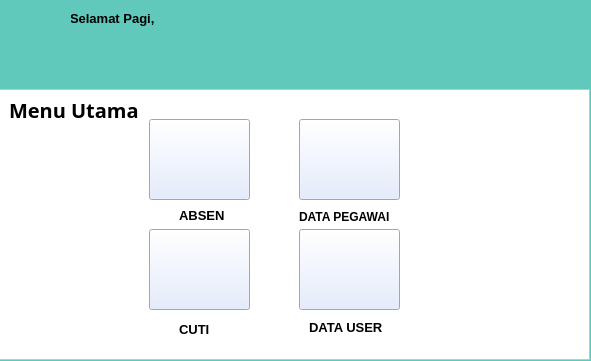
<?xml version="1.0" encoding="UTF-8"?>
<ui version="4.0">
 <class>Form</class>
 <widget class="QWidget" name="Form">
  <property name="geometry">
   <rect>
    <x>0</x>
    <y>0</y>
    <width>591</width>
    <height>361</height>
   </rect>
  </property>
  <property name="windowTitle">
   <string>Form</string>
  </property>
  <property name="styleSheet">
   <string notr="true">background-color:rgb(97, 200, 188)</string>
  </property>
  <widget class="QLabel" name="labelUcapan">
   <property name="geometry">
    <rect>
     <x>70</x>
     <y>10</y>
     <width>91</width>
     <height>16</height>
    </rect>
   </property>
   <property name="font">
    <font>
     <pointsize>10</pointsize>
     <weight>75</weight>
     <bold>true</bold>
    </font>
   </property>
   <property name="text">
    <string>Selamat Pagi,</string>
   </property>
  </widget>
  <widget class="QWidget" name="horizontalLayoutWidget">
   <property name="geometry">
    <rect>
     <x>-1</x>
     <y>89</y>
     <width>591</width>
     <height>271</height>
    </rect>
   </property>
   <layout class="QHBoxLayout" name="horizontalLayout">
    <item>
     <widget class="QFrame" name="frameBackground">
      <property name="styleSheet">
       <string notr="true">background-color:rgb(255, 255, 255)</string>
      </property>
      <property name="frameShape">
       <enum>QFrame::StyledPanel</enum>
      </property>
      <property name="frameShadow">
       <enum>QFrame::Raised</enum>
      </property>
      <widget class="QPushButton" name="pushButtonAbsen">
       <property name="geometry">
        <rect>
         <x>150</x>
         <y>30</y>
         <width>101</width>
         <height>81</height>
        </rect>
       </property>
       <property name="styleSheet">
        <string notr="true">background-color:rgb(222, 231, 255)</string>
       </property>
       <property name="text">
        <string/>
       </property>
       <property name="icon">
        <iconset resource="../Tugas Akhir Kelompok/images.qrc">
         <normaloff>:/gambarlaptop/C:/Users/Nesti/Downloads/hadir-removebg-preview.png</normaloff>:/gambarlaptop/C:/Users/Nesti/Downloads/hadir-removebg-preview.png</iconset>
       </property>
       <property name="iconSize">
        <size>
         <width>45</width>
         <height>45</height>
        </size>
       </property>
      </widget>
      <widget class="QLabel" name="labelMenuUtama">
       <property name="geometry">
        <rect>
         <x>10</x>
         <y>10</y>
         <width>141</width>
         <height>21</height>
        </rect>
       </property>
       <property name="font">
        <font>
         <family>Segoe UI Black</family>
         <pointsize>15</pointsize>
         <weight>75</weight>
         <bold>true</bold>
        </font>
       </property>
       <property name="text">
        <string>Menu Utama</string>
       </property>
      </widget>
      <widget class="QPushButton" name="pushButtonDataPegawai">
       <property name="geometry">
        <rect>
         <x>300</x>
         <y>30</y>
         <width>101</width>
         <height>81</height>
        </rect>
       </property>
       <property name="styleSheet">
        <string notr="true">background-color:rgb(222, 231, 255)</string>
       </property>
       <property name="text">
        <string/>
       </property>
       <property name="icon">
        <iconset resource="../Tugas Akhir Kelompok/images.qrc">
         <normaloff>:/gambarlaptop/C:/Users/Nesti/Downloads/pngtree-vector-edit-profile-icon-png-image_762931-removebg-preview.png</normaloff>:/gambarlaptop/C:/Users/Nesti/Downloads/pngtree-vector-edit-profile-icon-png-image_762931-removebg-preview.png</iconset>
       </property>
       <property name="iconSize">
        <size>
         <width>32</width>
         <height>32</height>
        </size>
       </property>
      </widget>
      <widget class="QPushButton" name="pushButtonCuti">
       <property name="geometry">
        <rect>
         <x>150</x>
         <y>140</y>
         <width>101</width>
         <height>81</height>
        </rect>
       </property>
       <property name="styleSheet">
        <string notr="true">background-color:rgb(222, 231, 255)</string>
       </property>
       <property name="text">
        <string/>
       </property>
       <property name="icon">
        <iconset resource="images.qrc">
         <normaloff>:/gambarlaptop/C:/Users/Nesti/Downloads/WhatsApp_Image_2023-05-24_at_9.21.08_PM-removebg-preview.png</normaloff>:/gambarlaptop/C:/Users/Nesti/Downloads/WhatsApp_Image_2023-05-24_at_9.21.08_PM-removebg-preview.png</iconset>
       </property>
       <property name="iconSize">
        <size>
         <width>47</width>
         <height>47</height>
        </size>
       </property>
      </widget>
      <widget class="QPushButton" name="pushButtonDataUser">
       <property name="geometry">
        <rect>
         <x>300</x>
         <y>140</y>
         <width>101</width>
         <height>81</height>
        </rect>
       </property>
       <property name="styleSheet">
        <string notr="true">background-color:rgb(222, 231, 255)</string>
       </property>
       <property name="text">
        <string/>
       </property>
       <property name="icon">
        <iconset resource="../Tugas Akhir Kelompok/images.qrc">
         <normaloff>:/gambarlaptop/C:/Users/Nesti/Downloads/kisspng-database-computer-icons-computer-servers-clip-art-data-icon-5b35a122b61184.3598761615302413147458-removebg-preview.png</normaloff>:/gambarlaptop/C:/Users/Nesti/Downloads/kisspng-database-computer-icons-computer-servers-clip-art-data-icon-5b35a122b61184.3598761615302413147458-removebg-preview.png</iconset>
       </property>
       <property name="iconSize">
        <size>
         <width>30</width>
         <height>30</height>
        </size>
       </property>
      </widget>
      <widget class="QLabel" name="label_2">
       <property name="geometry">
        <rect>
         <x>180</x>
         <y>120</y>
         <width>47</width>
         <height>13</height>
        </rect>
       </property>
       <property name="font">
        <font>
         <pointsize>10</pointsize>
         <weight>75</weight>
         <bold>true</bold>
        </font>
       </property>
       <property name="text">
        <string>ABSEN</string>
       </property>
      </widget>
      <widget class="QLabel" name="label_3">
       <property name="geometry">
        <rect>
         <x>300</x>
         <y>120</y>
         <width>101</width>
         <height>16</height>
        </rect>
       </property>
       <property name="font">
        <font>
         <pointsize>9</pointsize>
         <weight>75</weight>
         <bold>true</bold>
        </font>
       </property>
       <property name="text">
        <string>DATA PEGAWAI</string>
       </property>
      </widget>
      <widget class="QLabel" name="label_4">
       <property name="geometry">
        <rect>
         <x>180</x>
         <y>230</y>
         <width>41</width>
         <height>20</height>
        </rect>
       </property>
       <property name="font">
        <font>
         <pointsize>10</pointsize>
         <weight>75</weight>
         <bold>true</bold>
        </font>
       </property>
       <property name="text">
        <string>CUTI</string>
       </property>
      </widget>
      <widget class="QLabel" name="label_5">
       <property name="geometry">
        <rect>
         <x>310</x>
         <y>230</y>
         <width>81</width>
         <height>16</height>
        </rect>
       </property>
       <property name="font">
        <font>
         <pointsize>10</pointsize>
         <weight>75</weight>
         <bold>true</bold>
        </font>
       </property>
       <property name="text">
        <string>DATA USER</string>
       </property>
      </widget>
     </widget>
    </item>
   </layout>
  </widget>
  <widget class="QLabel" name="labelDate">
   <property name="geometry">
    <rect>
     <x>70</x>
     <y>50</y>
     <width>41</width>
     <height>21</height>
    </rect>
   </property>
   <property name="text">
    <string/>
   </property>
   <property name="pixmap">
    <pixmap resource="../Tugas Akhir Kelompok/images.qrc">:/gambarlaptop/C:/Users/Nesti/Downloads/4781427-removebg-preview.png</pixmap>
   </property>
   <property name="scaledContents">
    <bool>true</bool>
   </property>
  </widget>
  <widget class="QLabel" name="labelTime">
   <property name="geometry">
    <rect>
     <x>350</x>
     <y>50</y>
     <width>61</width>
     <height>31</height>
    </rect>
   </property>
   <property name="text">
    <string/>
   </property>
   <property name="pixmap">
    <pixmap resource="../Tugas Akhir Kelompok/images.qrc">:/gambarlaptop/C:/Users/Nesti/Downloads/clock-icon-clock-time-symbol-flat-style-design-web-site-icon-logo-app-ui-illustration-eps10-free-vector-removebg-preview.png</pixmap>
   </property>
   <property name="scaledContents">
    <bool>true</bool>
   </property>
  </widget>
  <widget class="QLabel" name="label">
   <property name="geometry">
    <rect>
     <x>0</x>
     <y>0</y>
     <width>71</width>
     <height>71</height>
    </rect>
   </property>
   <property name="text">
    <string/>
   </property>
   <property name="pixmap">
    <pixmap resource="../Tugas Akhir Kelompok/images.qrc">:/gambarlaptop/C:/Users/Nesti/Downloads/pngtree-employee-icon-vector-illustration-in-glyph-style-for-any-purpose-png-image_998315-removebg-preview.png</pixmap>
   </property>
   <property name="scaledContents">
    <bool>true</bool>
   </property>
  </widget>
 </widget>
 <resources>
  <include location="../Tugas Akhir Kelompok/images.qrc"/>
  <include location="images.qrc"/>
 </resources>
 <connections/>
</ui>
